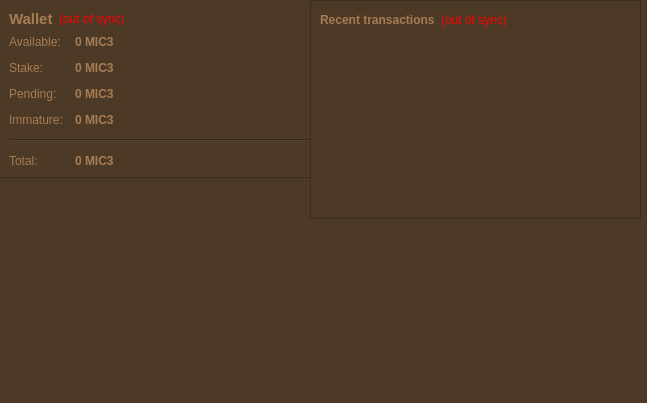
<?xml version="1.0" encoding="UTF-8"?>
<ui version="4.0">
 <class>OverviewPage</class>
 <widget class="QWidget" name="OverviewPage">
  <property name="geometry">
   <rect>
    <x>0</x>
    <y>0</y>
    <width>647</width>
    <height>403</height>
   </rect>
  </property>
  <property name="windowTitle">
   <string>Form</string>
  </property>
  <property name="styleSheet">
   <string notr="true">background-color: rgb(76, 58, 39);
color: rgb(166, 124, 82);</string>
  </property>
  <widget class="QLabel" name="label_2">
   <property name="geometry">
    <rect>
     <x>0</x>
     <y>250</y>
     <width>825</width>
     <height>550</height>
    </rect>
   </property>
   <property name="text">
    <string/>
   </property>
   <property name="pixmap">
    <pixmap resource="../bitcoin.qrc">:/images/wallet</pixmap>
   </property>
  </widget>
  <widget class="QWidget" name="layoutWidget">
   <property name="geometry">
    <rect>
     <x>-1</x>
     <y>-1</y>
     <width>590</width>
     <height>530</height>
    </rect>
   </property>
   <layout class="QVBoxLayout" name="verticalLayout_2">
    <item>
     <widget class="QFrame" name="frame">
      <property name="styleSheet">
       <string notr="true">color: rgb(166, 124, 82);</string>
      </property>
      <property name="frameShape">
       <enum>QFrame::StyledPanel</enum>
      </property>
      <property name="frameShadow">
       <enum>QFrame::Raised</enum>
      </property>
      <layout class="QVBoxLayout" name="verticalLayout_4">
       <item>
        <layout class="QHBoxLayout" name="horizontalLayout_4">
         <item>
          <widget class="QLabel" name="label_5">
           <property name="font">
            <font>
             <pointsize>11</pointsize>
             <weight>75</weight>
             <bold>true</bold>
            </font>
           </property>
           <property name="styleSheet">
            <string notr="true">color: rgb(166, 124, 82);</string>
           </property>
           <property name="text">
            <string>Wallet</string>
           </property>
          </widget>
         </item>
         <item>
          <widget class="QLabel" name="labelWalletStatus">
           <property name="toolTip">
            <string>The displayed information may be out of date. Your wallet automatically synchronizes with the Mousecoin network after a connection is established, but this process has not completed yet.</string>
           </property>
           <property name="styleSheet">
            <string notr="true">QLabel { color: red; }</string>
           </property>
           <property name="text">
            <string notr="true">(out of sync)</string>
           </property>
           <property name="alignment">
            <set>Qt::AlignLeading|Qt::AlignLeft|Qt::AlignVCenter</set>
           </property>
          </widget>
         </item>
         <item>
          <spacer name="horizontalSpacer_2">
           <property name="orientation">
            <enum>Qt::Horizontal</enum>
           </property>
           <property name="sizeHint" stdset="0">
            <size>
             <width>40</width>
             <height>20</height>
            </size>
           </property>
          </spacer>
         </item>
        </layout>
       </item>
       <item>
        <layout class="QFormLayout" name="formLayout_2">
         <property name="fieldGrowthPolicy">
          <enum>QFormLayout::AllNonFixedFieldsGrow</enum>
         </property>
         <property name="horizontalSpacing">
          <number>12</number>
         </property>
         <property name="verticalSpacing">
          <number>12</number>
         </property>
         <item row="0" column="0">
          <widget class="QLabel" name="label">
           <property name="text">
            <string>Available:</string>
           </property>
          </widget>
         </item>
         <item row="0" column="1">
          <widget class="QLabel" name="labelBalance">
           <property name="font">
            <font>
             <weight>75</weight>
             <bold>true</bold>
            </font>
           </property>
           <property name="cursor">
            <cursorShape>IBeamCursor</cursorShape>
           </property>
           <property name="toolTip">
            <string>Your current spendable balance</string>
           </property>
           <property name="text">
            <string notr="true">0 MIC3</string>
           </property>
           <property name="textInteractionFlags">
            <set>Qt::LinksAccessibleByMouse|Qt::TextSelectableByKeyboard|Qt::TextSelectableByMouse</set>
           </property>
          </widget>
         </item>
         <item row="1" column="0">
          <widget class="QLabel" name="label_6">
           <property name="text">
            <string>Stake:</string>
           </property>
          </widget>
         </item>
         <item row="1" column="1">
          <widget class="QLabel" name="labelStake">
           <property name="font">
            <font>
             <weight>75</weight>
             <bold>true</bold>
            </font>
           </property>
           <property name="cursor">
            <cursorShape>IBeamCursor</cursorShape>
           </property>
           <property name="toolTip">
            <string>Total of coins that was staked, and do not yet count toward the current balance</string>
           </property>
           <property name="text">
            <string notr="true">0 MIC3</string>
           </property>
           <property name="textInteractionFlags">
            <set>Qt::LinksAccessibleByMouse|Qt::TextSelectableByKeyboard|Qt::TextSelectableByMouse</set>
           </property>
          </widget>
         </item>
         <item row="2" column="0">
          <widget class="QLabel" name="label_3">
           <property name="text">
            <string>Pending:</string>
           </property>
          </widget>
         </item>
         <item row="2" column="1">
          <widget class="QLabel" name="labelUnconfirmed">
           <property name="font">
            <font>
             <weight>75</weight>
             <bold>true</bold>
            </font>
           </property>
           <property name="cursor">
            <cursorShape>IBeamCursor</cursorShape>
           </property>
           <property name="toolTip">
            <string>Total of transactions that have yet to be confirmed, and do not yet count toward the current balance</string>
           </property>
           <property name="text">
            <string notr="true">0 MIC3</string>
           </property>
           <property name="textInteractionFlags">
            <set>Qt::LinksAccessibleByMouse|Qt::TextSelectableByKeyboard|Qt::TextSelectableByMouse</set>
           </property>
          </widget>
         </item>
         <item row="3" column="0">
          <widget class="QLabel" name="labelImmatureText">
           <property name="text">
            <string>Immature:</string>
           </property>
          </widget>
         </item>
         <item row="3" column="1">
          <widget class="QLabel" name="labelImmature">
           <property name="font">
            <font>
             <weight>75</weight>
             <bold>true</bold>
            </font>
           </property>
           <property name="toolTip">
            <string>Mined balance that has not yet matured</string>
           </property>
           <property name="text">
            <string notr="true">0 MIC3</string>
           </property>
           <property name="textInteractionFlags">
            <set>Qt::LinksAccessibleByMouse|Qt::TextSelectableByKeyboard|Qt::TextSelectableByMouse</set>
           </property>
          </widget>
         </item>
         <item row="4" column="0" colspan="2">
          <widget class="Line" name="line">
           <property name="orientation">
            <enum>Qt::Horizontal</enum>
           </property>
          </widget>
         </item>
         <item row="5" column="0">
          <widget class="QLabel" name="labelTotalText">
           <property name="text">
            <string>Total:</string>
           </property>
          </widget>
         </item>
         <item row="5" column="1">
          <widget class="QLabel" name="labelTotal">
           <property name="font">
            <font>
             <weight>75</weight>
             <bold>true</bold>
            </font>
           </property>
           <property name="cursor">
            <cursorShape>IBeamCursor</cursorShape>
           </property>
           <property name="toolTip">
            <string>Your current total balance</string>
           </property>
           <property name="text">
            <string notr="true">0 MIC3</string>
           </property>
           <property name="textInteractionFlags">
            <set>Qt::LinksAccessibleByMouse|Qt::TextSelectableByKeyboard|Qt::TextSelectableByMouse</set>
           </property>
          </widget>
         </item>
        </layout>
       </item>
      </layout>
     </widget>
    </item>
    <item>
     <spacer name="verticalSpacer">
      <property name="orientation">
       <enum>Qt::Vertical</enum>
      </property>
      <property name="sizeHint" stdset="0">
       <size>
        <width>20</width>
        <height>40</height>
       </size>
      </property>
     </spacer>
    </item>
   </layout>
  </widget>
  <widget class="QWidget" name="layoutWidget">
   <property name="geometry">
    <rect>
     <x>310</x>
     <y>0</y>
     <width>331</width>
     <height>241</height>
    </rect>
   </property>
   <layout class="QVBoxLayout" name="verticalLayout_3">
    <item>
     <widget class="QFrame" name="frame_2">
      <property name="styleSheet">
       <string notr="true">color: rgb(166, 124, 82);</string>
      </property>
      <property name="frameShape">
       <enum>QFrame::StyledPanel</enum>
      </property>
      <property name="frameShadow">
       <enum>QFrame::Raised</enum>
      </property>
      <layout class="QVBoxLayout" name="verticalLayout">
       <item>
        <layout class="QHBoxLayout" name="horizontalLayout_2">
         <item>
          <widget class="QLabel" name="label_4">
           <property name="text">
            <string>&lt;b&gt;Recent transactions&lt;/b&gt;</string>
           </property>
          </widget>
         </item>
         <item>
          <widget class="QLabel" name="labelTransactionsStatus">
           <property name="toolTip">
            <string>The displayed information may be out of date. Your wallet automatically synchronizes with the Mousecoin network after a connection is established, but this process has not completed yet.</string>
           </property>
           <property name="styleSheet">
            <string notr="true">QLabel { color: red; }</string>
           </property>
           <property name="text">
            <string notr="true">(out of sync)</string>
           </property>
           <property name="alignment">
            <set>Qt::AlignRight|Qt::AlignTrailing|Qt::AlignVCenter</set>
           </property>
          </widget>
         </item>
         <item>
          <spacer name="horizontalSpacer">
           <property name="orientation">
            <enum>Qt::Horizontal</enum>
           </property>
           <property name="sizeHint" stdset="0">
            <size>
             <width>40</width>
             <height>20</height>
            </size>
           </property>
          </spacer>
         </item>
        </layout>
       </item>
       <item>
        <widget class="QListView" name="listTransactions">
         <property name="styleSheet">
          <string notr="true">QListView { background: transparent; }
color: rgb(166, 124, 82);</string>
         </property>
         <property name="frameShape">
          <enum>QFrame::NoFrame</enum>
         </property>
         <property name="verticalScrollBarPolicy">
          <enum>Qt::ScrollBarAlwaysOff</enum>
         </property>
         <property name="horizontalScrollBarPolicy">
          <enum>Qt::ScrollBarAlwaysOff</enum>
         </property>
         <property name="selectionMode">
          <enum>QAbstractItemView::NoSelection</enum>
         </property>
        </widget>
       </item>
      </layout>
     </widget>
    </item>
    <item>
     <spacer name="verticalSpacer_2">
      <property name="orientation">
       <enum>Qt::Vertical</enum>
      </property>
      <property name="sizeHint" stdset="0">
       <size>
        <width>20</width>
        <height>40</height>
       </size>
      </property>
     </spacer>
    </item>
   </layout>
  </widget>
 </widget>
 <resources>
  <include location="../bitcoin.qrc"/>
 </resources>
 <connections/>
</ui>
